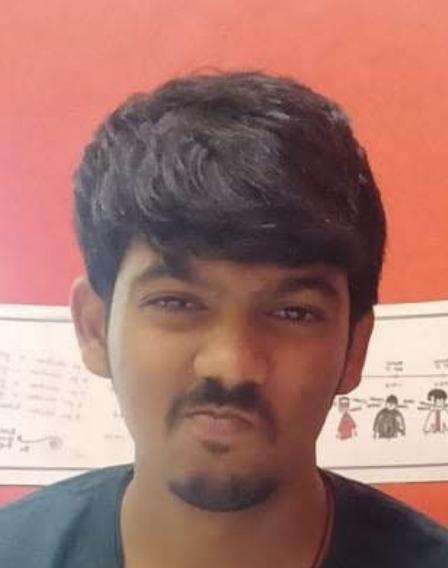
#> input picture Training/0/EA8.png, 448 x 568 px, found by its file name
$ python tester.py
#> lines starting #> are read from the running program, lines starting #| are printed output that depends on the picture
### FaceRecognition.py
import cv2 as cv
import os
import numpy as np

def faceDetection(test_img):
    gray_img = cv.cvtColor(test_img, cv.COLOR_BGR2GRAY)
    face_haar_cascade = cv.CascadeClassifier('C:/Users/revro/Desktop/CI Assignment/HaarCascade/haarcascade_frontalface_default.xml')
    faces = face_haar_cascade.detectMultiScale(gray_img, scaleFactor=1.2, minNeighbors=5)

    return faces, gray_img

# [30 lines left out: functions labels_for_training_data, train_classifier, not called in this run]

def draw_rect(test_img, face):
    (x,y,w,h) = face
    cv.rectangle(test_img, (x,y), (x+w, y+h), (255, 0, 0), thickness = 5)

def put_text(test_img, text, x, y):
    cv.putText(test_img, text, (x,y), cv.FONT_HERSHEY_DUPLEX, 1.5, (255, 0, 0), 2)

### tester.py
import cv2 as cv
import os
import numpy as np
import FaceRecognition as fr

test_img = cv.imread('C:/Users/revro/Desktop/CI Assignment/TestDataSet/EA8.png')
#> test_img is the input picture: shape (568, 448, 3); mean B, G, R 109.5, 117.3, 163.4
faces_detected, gray_img = fr.faceDetection(test_img)
#> in faceDetection, `gray_img = cv.cvtColor(test_img, cv.COLOR_BGR2GRAY)`:
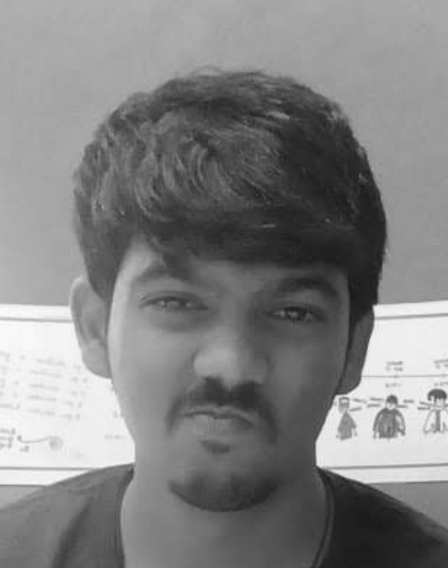
#> gray_img: shape (568, 448); min 25, max 251, mean 130.2
#> in faceDetection, `faces = face_haar_cascade.detectMultiScale(gray_img, scaleFactor=1.2, ..`: faces = [[109, 228, 240, 240]]
#> faces_detected = [[109, 228, 240, 240]]
print('faces_detected:', faces_detected)
#| faces_detected: [[109 228 240 240]]

# [11 lines of commented-out code are left out]

face_recognizer = cv.face.LBPHFaceRecognizer_create()
#> (the run stopped early here; a loop or call above may not have finished)

$ run again, with Training/0/EA1.png copied over Training/0/EA8.png
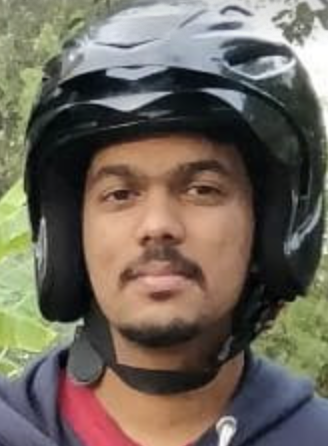
#> input picture Training/0/EA1.png, 328 x 446 px, found by its file name
#> test_img is the input picture: shape (446, 328, 3); mean B, G, R 90.8, 101.7, 110.7
#> in faceDetection, `gray_img = cv.cvtColor(test_img, cv.COLOR_BGR2GRAY)`:
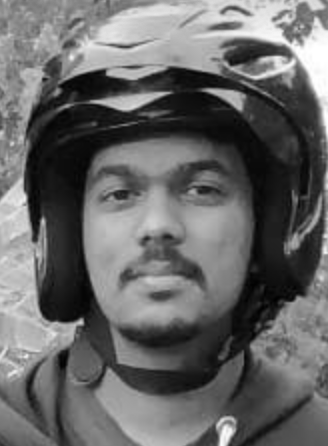
#> gray_img: shape (446, 328); min 0, max 255, mean 103.2
#> faces = [[58, 112, 204, 204]]
#| faces_detected: [[ 58 112 204 204]]

$ run again, with Training/0/EA10.png copied over Training/0/EA8.png
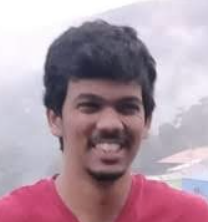
#> input picture Training/0/EA10.png, 208 x 222 px, found by its file name
#> test_img is the input picture: shape (222, 208, 3); mean B, G, R 165.4, 152.5, 176.4
#> in faceDetection, `gray_img = cv.cvtColor(test_img, cv.COLOR_BGR2GRAY)`:
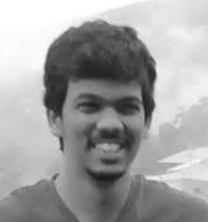
#> gray_img: shape (222, 208); min 25, max 255, mean 161.1
#> faces = [[52, 65, 109, 109]]
#| faces_detected: [[ 52  65 109 109]]
